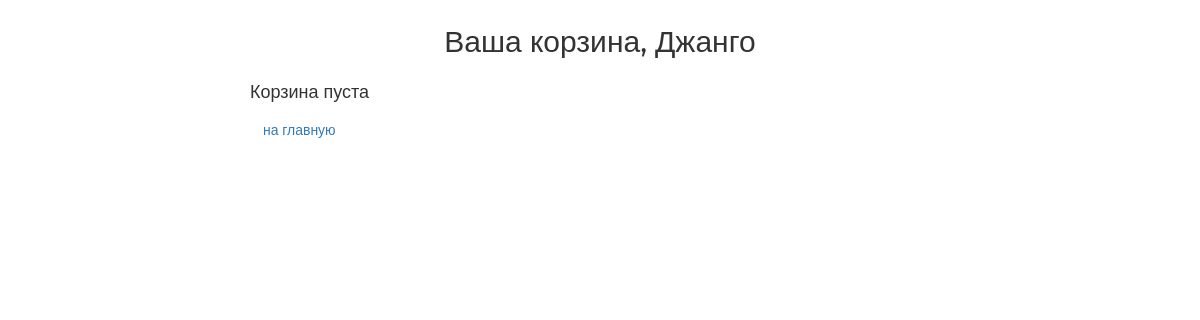
The page /basket/ (signed in) on the database as committed earlier.
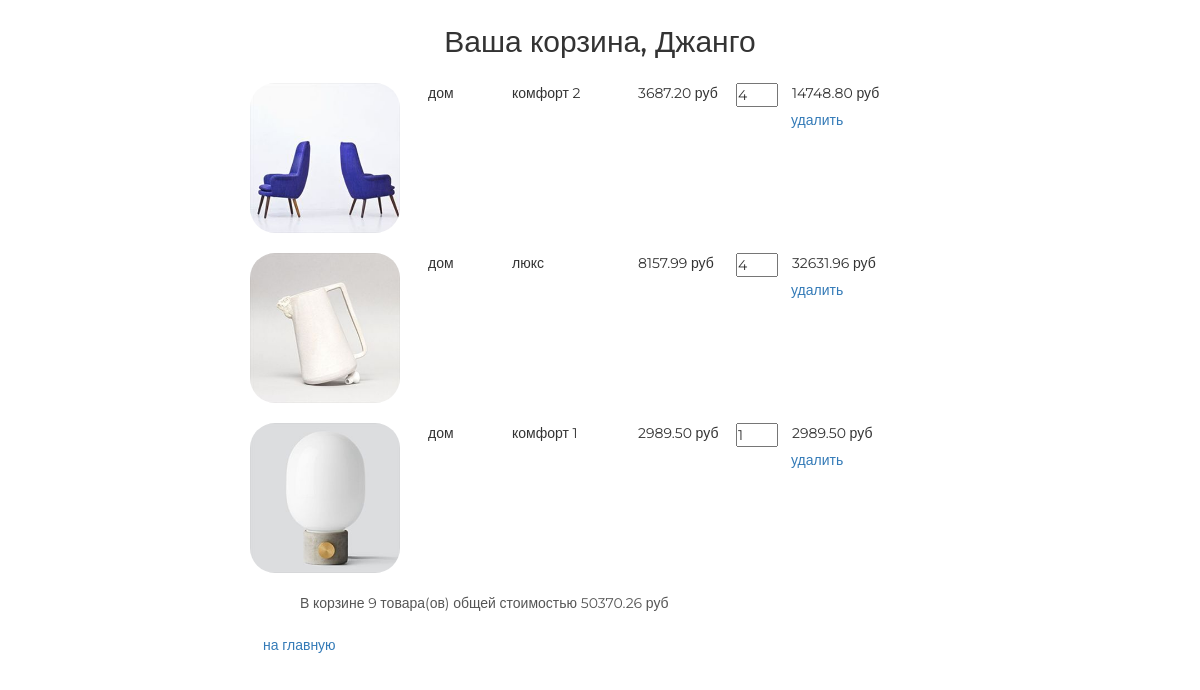
The same page on the database as committed later.
### authapp/models.py (models this page shows)
class ShopUser(AbstractUser):
    age = models.PositiveIntegerField('возраст', null=True)
    avatar = models.ImageField('аватар', upload_to='avatars', blank=True)
    def basket_total_cost(self):
        return sum(map(lambda x: x.product_cost, self.basket.all()))
    def basket_total_qty(self):
        return sum(map(lambda x: x.quantity, self.basket.all()))

### basketapp/models.py (models this page shows)
class Basket(models.Model):
    user = models.ForeignKey(get_user_model(), on_delete=models.CASCADE,
                             related_name='basket')
    product = models.ForeignKey(Product, on_delete=models.CASCADE)
    quantity = models.IntegerField('количество', default=0)
    add_datetime = models.DateTimeField('время', auto_now_add=True)
    @property
    def product_cost(self):
        return self.product.price * self.quantity

### mainapp/models.py (models this page shows, shortened)
class Product(models.Model):
    category = models.ForeignKey(ProductsCategory, on_delete=models.CASCADE)
    name = models.CharField('товар', max_length=64)
    image = models.ImageField(upload_to='products_images', blank=True)
    description = models.TextField('описание', blank=True)
    short_desc = models.CharField(
        'краткое описание', max_length=64, blank=True)
    price = models.DecimalField(
        'цена', max_digits=8, decimal_places=2, default=0, null=True)
    quantity = models.PositiveIntegerField('количество на складе', default=0)
    class Meta:
        verbose_name = 'товар'
        verbose_name_plural = 'товары'

class ProductsCategory(models.Model):
    name = models.CharField('категория товара', max_length=64)
    description = models.TextField('описание категории', blank=True)
    class Meta:
        verbose_name = 'категория товара'
        verbose_name_plural = 'категории товаров'

### basketapp/views.py (the view)
# urls.py: path('', basketapp.index, name='index'),
@login_required
def index(request):
    basket = request.user.basket.all()
    context = {
        'page_title': 'корзина',
        'basket': basket,
    }
    return render(request, 'basketapp/index.html', context)

### basketapp/templates/basketapp/index.html
{% extends 'basketapp/base.html' %}
{% load static %}
{% block container %}
    <div class="basket_list">
        {% if basket %}
            {% for item in basket %}
                <div class="basket_record">
                    <img src="/media/{{ item.product.image }}" alt="{{ item.product.short_desc }}">
                    <span class="category_name">{{ item.product.category.name }}</span>
                    <span class="product_name">{{ item.product.name }}</span>
                    <span class="product_price">{{ item.product.price }}&nbspруб</span>
                    <input type="number" name="{{ item.pk }}" min="0" max="{{ item.product.quantity }}"
                           value="{{ item.quantity }}">
                    <span class="product_cost">{{ item.product_cost }}&nbspруб</span>
                    <a href="{% url 'basket:remove' item.pk %}" class="btn btn-round">
                        удалить
                    </a>
                </div>
            {% endfor %}
            <div class="basket_summary">
                В корзине {{ user.basket_total_qty }} товара(ов) общей стоимостью
                {{ user.basket_total_cost }} руб
            </div>
        {% else %}
            <h4>Корзина пуста</h4>
        {% endif %}
        <a href="{% url 'main:index' %}" class="btn btn-round">
            на главную
        </a>
    </div>
{% endblock %}

### basketapp/templates/basketapp/base.html (shortened to what this page needs)
<!DOCTYPE html>
{% load static %}
<html>
<head>
    {% block css %}
        <link rel="stylesheet" type="text/css" href="{% static 'css/bootstrap.min.css' %}">
        <link rel="stylesheet" type="text/css" href="{% static 'css/style.css' %}">
        <link rel="stylesheet" href="{% static 'fonts/font-awesome/css/font-awesome.css' %}">
    {% endblock %}
</head>
<body>
<div class="basket_container">
    <div class="h2 text-center head">
        Ваша корзина,
        {{ user.first_name|default:"пользователь"|title }}
    </div>
    {% block container %}
    {% endblock %}
</div>
</body>
</html>

### static/css/style.css (style rules this page uses)
* { margin: 0; padding: 0; }
body { font-family: 'Montserrat', sans-serif; }
html, body { height: 100%; }
.basket_container { margin: 25px auto; width: 700px; }
.basket_list input[type="number"] { width: 3em; position: relative; display: block; float: left; }
.basket_list span.category_name { margin-left: 2em; width: 5em; position: relative; display: block; float: left; }
.basket_list span.product_name { margin-left: 1em; width: 8em; position: relative; display: block; float: left; }
.basket_list span.product_price { margin-left: 1em; width: 7em; position: relative; display: block; float: left; }
.basket_list span.product_cost { margin-left: 1em; width: 7em; position: relative; display: block; float: left; }
.basket_list .basket_record { position: relative; display: block; height: 170px; float: none; }
.basket_container .head { margin: 25px auto; }
.basket_container img { display: block; float: left; width: 150px; border-radius: 25px; }
.basket_container .basket_summary { display: block; margin-left: 50px; margin-bottom: 15px; color: #555; }

Rows that differ between the two databases and show on the page:
changed ShopUser "Джанго": basket_total_qty (not shown) → "9"; basket_total_cost (not shown) → "50370.26"
added Basket: product.image (picture), product.category.name "дом", product.name "комфорт 2", product.price "3687.20", quantity "4", product_cost "14748.80"
added Basket: product.image (picture), product.category.name "дом", product.name "люкс", product.price "8157.99", pk "4", product_cost "32631.96"
added Basket: product.image (picture), product.category.name "дом", product.name "комфорт 1", product.price "2989.50", quantity "1", product_cost "2989.50"
Other text that changed with them:
text no longer shown: "Корзина пуста"
text now shown: "В корзине товара(ов) общей стоимостью руб"
